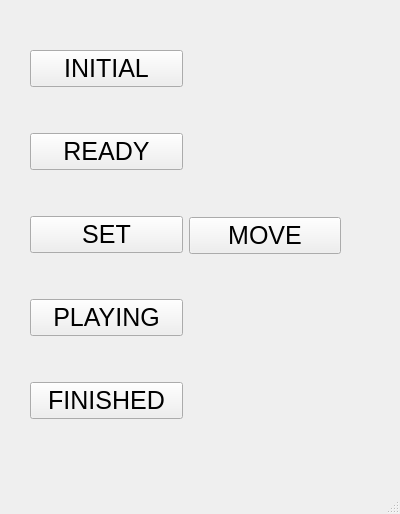
<?xml version="1.0" encoding="UTF-8"?>
<ui version="4.0">
 <class>TempWindow</class>
 <widget class="QMainWindow" name="TempWindow">
  <property name="geometry">
   <rect>
    <x>0</x>
    <y>0</y>
    <width>400</width>
    <height>514</height>
   </rect>
  </property>
  <property name="windowTitle">
   <string>Referee Box</string>
  </property>
  <widget class="QWidget" name="centralwidget">
   <widget class="QWidget" name="layoutWidget">
    <property name="geometry">
     <rect>
      <x>30</x>
      <y>10</y>
      <width>311</width>
      <height>451</height>
     </rect>
    </property>
    <layout class="QHBoxLayout" name="horizontalLayout">
     <item>
      <layout class="QVBoxLayout" name="verticalLayout">
       <item>
        <widget class="QPushButton" name="pbt_initial">
         <property name="font">
          <font>
           <pointsize>19</pointsize>
          </font>
         </property>
         <property name="text">
          <string>INITIAL</string>
         </property>
        </widget>
       </item>
       <item>
        <widget class="QPushButton" name="pbt_ready">
         <property name="font">
          <font>
           <pointsize>19</pointsize>
          </font>
         </property>
         <property name="text">
          <string>READY</string>
         </property>
        </widget>
       </item>
       <item>
        <widget class="QPushButton" name="pbt_set">
         <property name="font">
          <font>
           <pointsize>19</pointsize>
          </font>
         </property>
         <property name="text">
          <string>SET</string>
         </property>
        </widget>
       </item>
       <item>
        <widget class="QPushButton" name="pbt_playing">
         <property name="font">
          <font>
           <pointsize>19</pointsize>
          </font>
         </property>
         <property name="text">
          <string>PLAYING</string>
         </property>
        </widget>
       </item>
       <item>
        <widget class="QPushButton" name="pbt_finished">
         <property name="font">
          <font>
           <pointsize>19</pointsize>
          </font>
         </property>
         <property name="text">
          <string>FINISHED</string>
         </property>
        </widget>
       </item>
      </layout>
     </item>
     <item>
      <widget class="QPushButton" name="pbt_allowed_to_move">
       <property name="font">
        <font>
         <pointsize>19</pointsize>
        </font>
       </property>
       <property name="text">
        <string>MOVE</string>
       </property>
      </widget>
     </item>
    </layout>
   </widget>
  </widget>
  <widget class="QMenuBar" name="menubar">
   <property name="geometry">
    <rect>
     <x>0</x>
     <y>0</y>
     <width>400</width>
     <height>22</height>
    </rect>
   </property>
  </widget>
  <widget class="QStatusBar" name="statusbar"/>
 </widget>
 <resources/>
 <connections/>
</ui>
